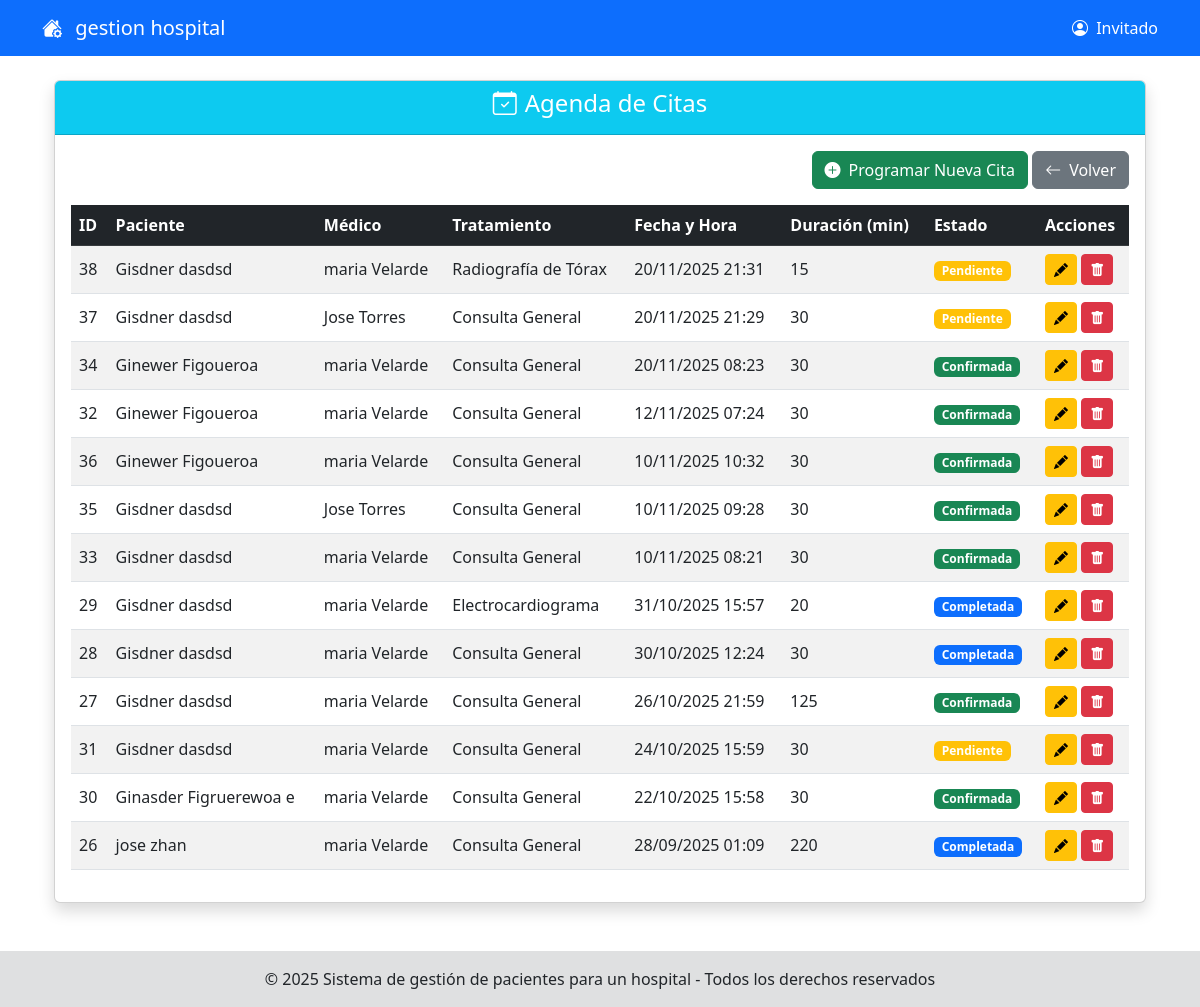
Before: /modeloRol/recepcion/gestionProgramarCitas/indexCita.php with the older database file.
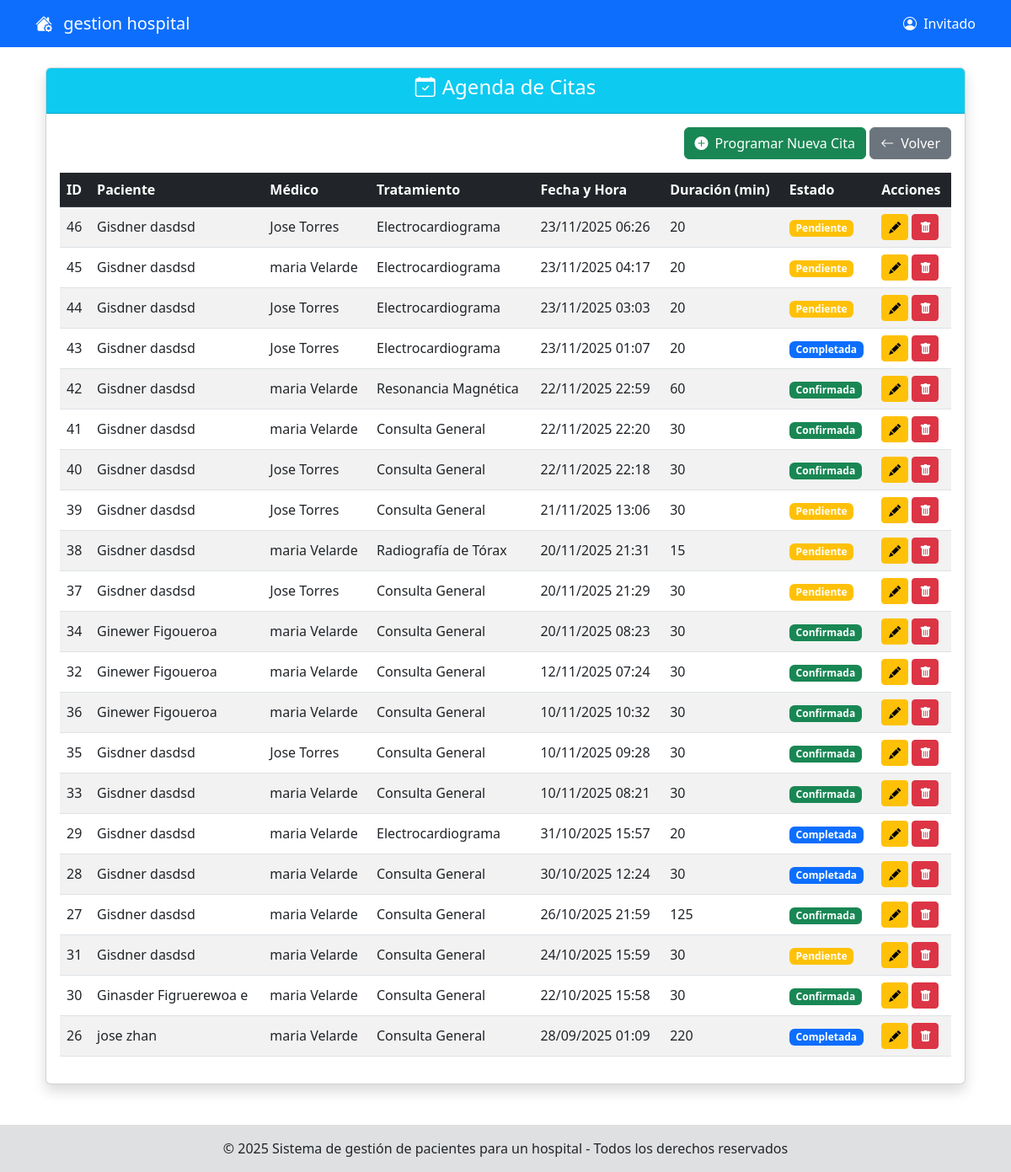
After: the same page with the newer database file.
### tables this page shows
CREATE TABLE `citas` (
  `id_cita` int(11) NOT NULL,
  `id_paciente` int(11) NOT NULL,
  `id_tratamiento` int(11) NOT NULL,
  `id_medico` int(11) DEFAULT NULL,
  `fecha_hora` datetime NOT NULL,
  `duracion` int(11) DEFAULT 30 COMMENT 'Duración en minutos',
  `estado` enum('Pendiente','Confirmada','Completada','Cancelada','No asistió') DEFAULT 'Pendiente',
  `notas` text DEFAULT NULL,
  `recordatorio_enviado` tinyint(1) DEFAULT 0,
  `creado_en` timestamp NOT NULL DEFAULT current_timestamp(),
  `creado_por` int(11) DEFAULT NULL COMMENT 'ID del usuario que creó la cita'
);

CREATE TABLE `tratamientos` (
  `id_tratamiento` int(11) NOT NULL,
  `nombre` varchar(50) NOT NULL,
  `id_especialidad` int(11) DEFAULT NULL,
  `descripcion` text DEFAULT NULL,
  `duracion_estimada` int(11) DEFAULT NULL COMMENT 'Duración en minutos',
  `costo` decimal(10,2) NOT NULL,
  `requisitos` text DEFAULT NULL,
  `activo` tinyint(1) DEFAULT 1,
  `creado_en` timestamp NOT NULL DEFAULT current_timestamp()
);

### modeloRol/recepcion/gestionProgramarCitas/indexCita.php (called while the page is built)
<?php
include_once('./formTotalCitas.php');
$obj = new formTotalCitas();
$obj->formTotalCitasShow();
?>

### modelo/conexion.php (called while the page is built, shortened)
<?php
class Conexion
{
    private static $instancia = null;
    private $connection;
    private $host = 'localhost';
    private $user = 'root';
    private $pass = '';
    private $dbName = 'opipitaltrabajo';
    private function __construct()
    {
        $this->connection = new mysqli($this->host, $this->user, $this->pass, $this->dbName);
        $this->connection->set_charset("utf8");
    }
    public static function getInstancia()
    {
        if (self::$instancia === null) {
            self::$instancia = new Conexion();
        }
        return self::$instancia;
    }
    public function getConnection()
    {
        return $this->connection;
    }
}
?>

### modelo/CitasDAO.php (called while the page is built, shortened)
<?php
include_once('conexion.php');
class CitasDAO
{
    private $connection;
    public function __construct()
    {
        $this->connection = Conexion::getInstancia()->getConnection();
    }
    public function obtenerTodasCitas()
    {
        $sql = "SELECT
                    c.*,
                    CONCAT(up.nombre, ' ', up.apellido_paterno) AS nombre_paciente,
                    t.nombre AS nombre_tratamiento,
                    CONCAT(um.nombre, ' ', um.apellido_paterno) AS nombre_medico
                FROM citas c
                LEFT JOIN pacientes p ON c.id_paciente = p.id_paciente
                LEFT JOIN usuarios up ON p.id_usuario = up.id_usuario
                LEFT JOIN tratamientos t ON c.id_tratamiento = t.id_tratamiento
                LEFT JOIN medicos m ON c.id_medico = m.id_medico
                LEFT JOIN usuarios um ON m.id_usuario = um.id_usuario
                ORDER BY c.fecha_hora DESC";
        $resultado = $this->connection->query($sql);
        $citas = [];
        if ($resultado) {
            while ($fila = $resultado->fetch_assoc()) {
                $citas[] = $fila;
            }
        }
        return $citas;
    }
}
?>

### modeloRol/recepcion/gestionProgramarCitas/formTotalCitas.php (the view, shortened to what the changed rows need)
<?php
include_once('../../../shared/pantalla.php');
include_once('../../../modelo/CitasDAO.php');
class CitaIterator implements Iterator {
    private $citas;
    private $position = 0;
    public function __construct(array $citas) { $this->citas = $citas; }
    public function rewind(): void { $this->position = 0; }
    public function next(): void { ++$this->position; }
    public function valid(): bool { return isset($this->citas[$this->position]); }
}
class formTotalCitas extends pantalla
{
    private function acceptVisitor($cita)
    {
        $estado = $cita['estado'];
        $clase = 'light';
        switch ($estado) {
            case 'Confirmada': $clase = 'success'; break;
            case 'Pendiente': $clase = 'warning'; break;
            case 'Completada': $clase = 'primary'; break;
        }
        return ['clase' => $clase, 'texto' => $estado];
    }
    public function formTotalCitasShow()
    {
       $objCita = new CitasDAO();
        $listaCitasArray = $objCita->obtenerTodasCitas();
        $citasIterator = new CitaIterator($listaCitasArray);
?>
<div class="container mt-4">
    <div class="card shadow">
        <div class="card-body">
            <div class="table-responsive">
                <table class="table table-striped table-hover align-middle">
                    <thead>
                        <tr class="table-dark">
                            <th>ID</th>
                            <th>Paciente</th>
                            <th>Médico</th>
                            <th>Tratamiento</th>
                            <th>Fecha y Hora</th>
                            <th>Duración (min)</th>
                            <th>Estado</th>
                            <th>Acciones</th>
                        </tr>
                    </thead>
                    <tbody>
                        <?php
                        if ($citasIterator->valid()) {
                            foreach ($citasIterator as $cita) {
                                $estadoVisitado = $this->acceptVisitor($cita);
                        ?>
                                <tr>
                                    <td><?php echo htmlspecialchars($cita['id_cita']); ?></td>
                                    <td><?php echo htmlspecialchars($cita['nombre_paciente']); ?></td>
                                    <td><?php echo htmlspecialchars($cita['nombre_medico']); ?></td>
                                    <td><?php echo htmlspecialchars($cita['nombre_tratamiento']); ?></td>
                                    <td><?php echo date('d/m/Y H:i', strtotime($cita['fecha_hora'])); ?></td>
                                    <td><?php echo htmlspecialchars($cita['duracion']); ?></td>
                                    <td>
                                        <span class="badge bg-<?php echo $estadoVisitado['clase']; ?>">
                                            <?php echo htmlspecialchars($estadoVisitado['texto']); ?>
                                        </span>
                                    </td>
                                    <td>
                                        <a href="./editarCitas/indexEditarCitas.php?id=<?php echo htmlspecialchars($cita['id_cita']); ?>" class="btn btn-sm btn-warning" title="Editar">
                                            <i class="bi bi-pencil-fill"></i>
                                        </a>
                                        <button class="btn btn-sm btn-danger" title="Eliminar" onclick="confirmarEliminar(<?php echo htmlspecialchars($cita['id_cita']); ?>)">
                                            <i class="bi bi-trash-fill"></i>
                                        </button>
                                    </td>
                                </tr>
                        <?php }
                        } else { ?>
                            <tr>
                                <td colspan="8" class="text-center">No hay citas programadas.</td>
                            </tr>
                        <?php } ?>
                    </tbody>
                </table>
            </div>
        </div>
    </div>
</div>
<?php
    }
}
?>

Changed rows visible on the page:
added citas: id_cita "46", nombre_paciente "Gisdner dasdsd", nombre_medico "Jose Torres", id_tratamiento.nombre "Electrocardiograma", fecha_hora "23/11/2025 06:26", duracion "20", estado "Pendiente"
added citas: id_cita "45", nombre_paciente "Gisdner dasdsd", nombre_medico "maria Velarde", id_tratamiento.nombre "Electrocardiograma", fecha_hora "23/11/2025 04:17", duracion "20", estado "Pendiente"
added citas: id_cita "44", nombre_paciente "Gisdner dasdsd", nombre_medico "Jose Torres", id_tratamiento.nombre "Electrocardiograma", fecha_hora "23/11/2025 03:03", duracion "20", estado "Pendiente"
added citas: id_cita "43", nombre_paciente "Gisdner dasdsd", nombre_medico "Jose Torres", id_tratamiento.nombre "Electrocardiograma", fecha_hora "23/11/2025 01:07", duracion "20", estado "Completada"
added citas: id_cita "42", nombre_paciente "Gisdner dasdsd", nombre_medico "maria Velarde", id_tratamiento.nombre "Resonancia Magnética", fecha_hora "22/11/2025 22:59", duracion "60", estado "Confirmada"
added citas: id_cita "41", nombre_paciente "Gisdner dasdsd", nombre_medico "maria Velarde", id_tratamiento.nombre "Consulta General", fecha_hora "22/11/2025 22:20", duracion "30", estado "Confirmada"
added citas: id_cita "40", nombre_paciente "Gisdner dasdsd", nombre_medico "Jose Torres", id_tratamiento.nombre "Consulta General", fecha_hora "22/11/2025 22:18", duracion "30", estado "Confirmada"
added citas: id_cita "39", nombre_paciente "Gisdner dasdsd", nombre_medico "Jose Torres", id_tratamiento.nombre "Consulta General", fecha_hora "21/11/2025 13:06", duracion "30", estado "Pendiente"
